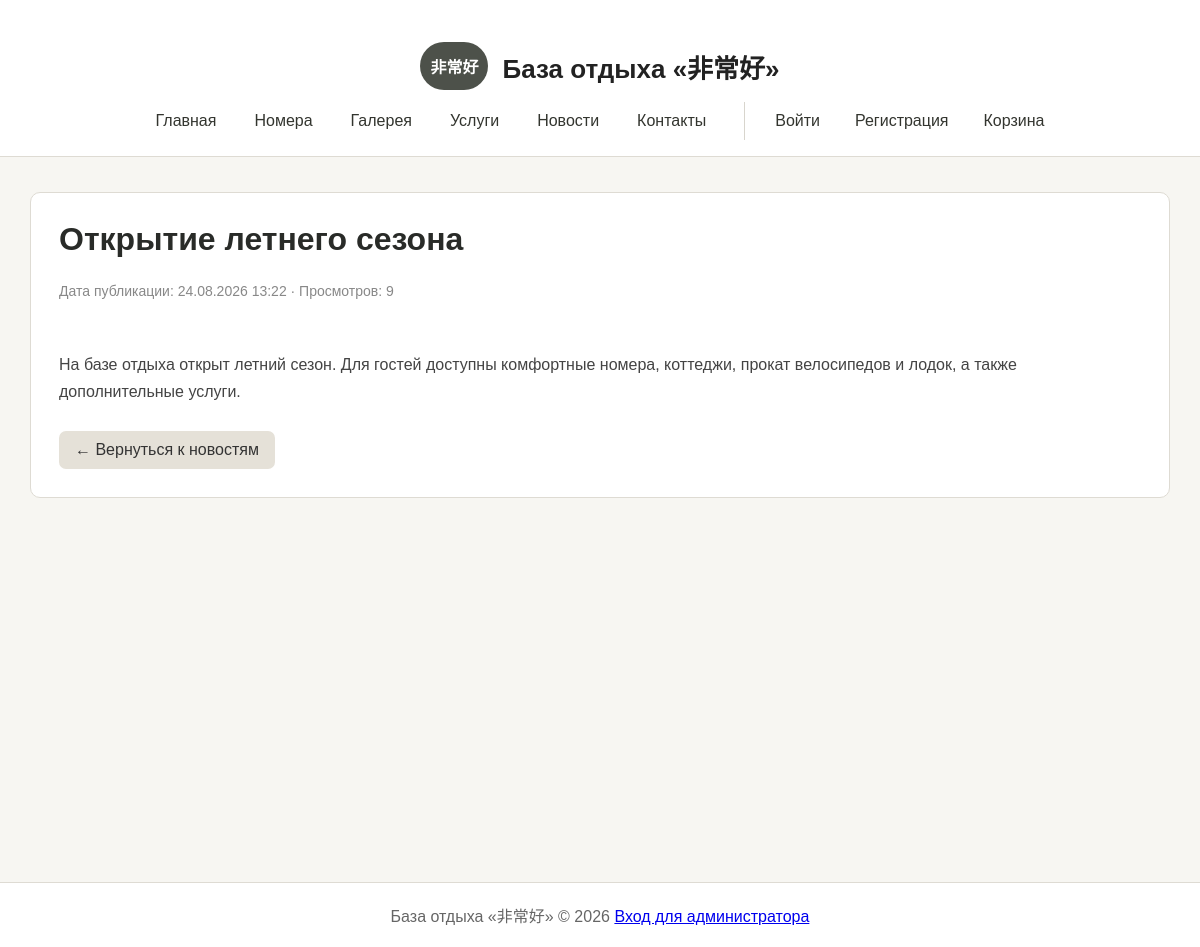
Screenshot of /news_view.php?id=1 with the database file from the repository.
### news_view.php (the view, shortened to what this page needs)
<?php
require_once 'includes/config.php';
$newsId = (int)($_GET['id'] ?? 0);
$stmt = $conn->prepare("
    SELECT
        `Код_новости`,
        `Заголовок`,
        `Текст`,
        `Дата_публикации`,
        `Просмотры`
    FROM `Новости`
    WHERE `Код_новости` = ?
");
$stmt->bind_param("i", $newsId);
$stmt->execute();
$news = $stmt->get_result()->fetch_assoc();
require_once 'includes/header.php';
?>
<div class="news-full">
    <h1>
        <?php echo htmlspecialchars($news['Заголовок']); ?>
    </h1>
    <div class="news-meta">
        Дата публикации:
        <?php
        echo date(
            'd.m.Y H:i',
            strtotime($news['Дата_публикации'])
        );
        ?>
        · Просмотров:
        <?php echo $news['Просмотры']; ?>
    </div>
    <div class="news-content">
        <?php echo htmlspecialchars($news['Текст']); ?>
    </div>
    <a href="news.php" class="back-link">
        ← Вернуться к новостям
    </a>
</div>
<?php require_once 'includes/footer.php'; ?>

### includes/header.php (style rules this page uses)
* { box-sizing: border-box; }
body { margin: 0; font-family: Arial, sans-serif; background: #f7f6f2; color: #292b28; }
h1 { font-size: 32px; margin-top: 0; margin-bottom: 25px; }

### news_view.php (style rules this page uses)
.news-full { background: #ffffff; border: 1px solid #dedbd3; border-radius: 10px; padding: 28px; }
.news-meta { color: #888; font-size: 14px; margin-bottom: 25px; }
.news-content { line-height: 1.7; color: #444; font-size: 16px; white-space: pre-line; }
.back-link { display: inline-block; margin-top: 25px; padding: 10px 16px; background: #e5e1d8; color: #333; text-decoration: none; border-radius: 7px; }

### rows the page displays
новости: Заголовок "Открытие летнего сезона", Дата_публикации "24.08.2026 13:22", Просмотры "9", Текст "На базе отдыха открыт летний сезон. Для гостей доступны комфортные номера, коттеджи, прокат велосипедов и лодок, а также дополнительные услуги."
